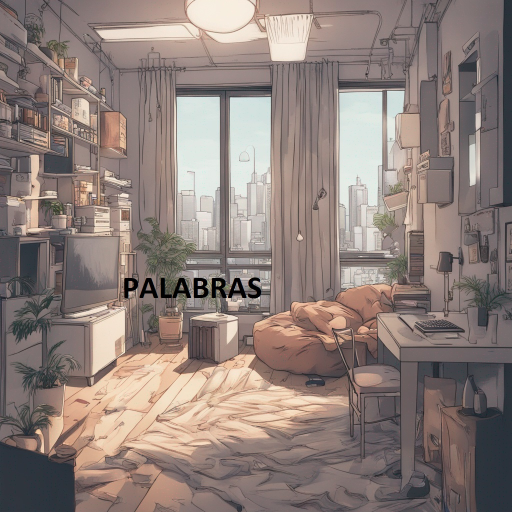
#> input picture tkinter/Paletas de colores/sala.jpg, 1024 x 1024 px, found by its file name (shown at 1/2 size)
$ python pruebas.py
#> lines starting #> are read from the running program, lines starting #| are printed output that depends on the picture
from PIL import Image

imagen = Image.open("E:\pillow\ejercicios\Paletas de colores\sala.jpg")
#> imagen is the input picture: PIL image 1024x1024 RGB; mean R, G, B 142, 127.4, 121.9

imagenre= imagen.resize((400,300))
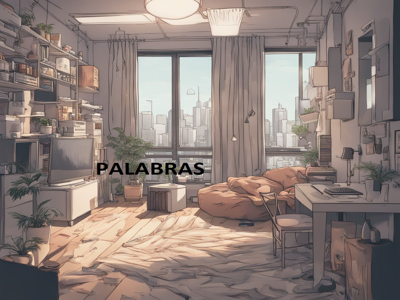
#> imagenre: PIL image 400x300 RGB; mean R, G, B 142, 127.5, 121.9


imagenrotada=imagen.rotate(90)
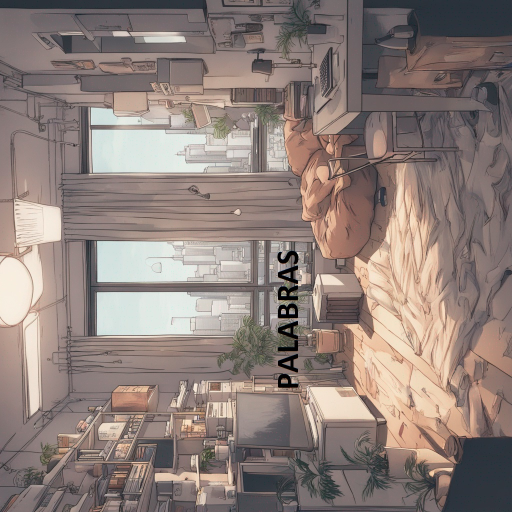
#> imagenrotada: PIL image 1024x1024 RGB (shown at 1/2 size); mean R, G, B 142, 127.4, 121.9

imagenconvertida =imagen.convert("RGB")
imagenconvertida.show()
